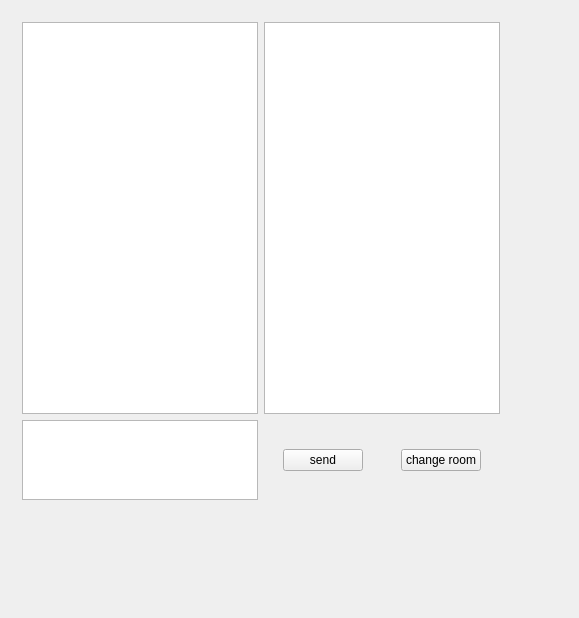
<?xml version="1.0" encoding="UTF-8"?>
<ui version="4.0">
 <class>MainWindow</class>
 <widget class="QMainWindow" name="MainWindow">
  <property name="geometry">
   <rect>
    <x>0</x>
    <y>0</y>
    <width>579</width>
    <height>618</height>
   </rect>
  </property>
  <property name="windowTitle">
   <string>Messenger</string>
  </property>
  <widget class="QWidget" name="centralWidget">
   <layout class="QGridLayout" name="gridLayout">
    <item row="0" column="0">
     <widget class="QStackedWidget" name="stack">
      <property name="enabled">
       <bool>true</bool>
      </property>
      <property name="sizePolicy">
       <sizepolicy hsizetype="Expanding" vsizetype="Expanding">
        <horstretch>0</horstretch>
        <verstretch>0</verstretch>
       </sizepolicy>
      </property>
      <property name="minimumSize">
       <size>
        <width>0</width>
        <height>0</height>
       </size>
      </property>
      <property name="maximumSize">
       <size>
        <width>16777215</width>
        <height>16777215</height>
       </size>
      </property>
      <property name="baseSize">
       <size>
        <width>0</width>
        <height>0</height>
       </size>
      </property>
      <property name="currentIndex">
       <number>3</number>
      </property>
      <widget class="QWidget" name="server">
       <property name="sizePolicy">
        <sizepolicy hsizetype="Preferred" vsizetype="Preferred">
         <horstretch>0</horstretch>
         <verstretch>0</verstretch>
        </sizepolicy>
       </property>
       <property name="minimumSize">
        <size>
         <width>300</width>
         <height>150</height>
        </size>
       </property>
       <property name="maximumSize">
        <size>
         <width>300</width>
         <height>150</height>
        </size>
       </property>
       <property name="baseSize">
        <size>
         <width>0</width>
         <height>0</height>
        </size>
       </property>
       <layout class="QGridLayout" name="gridLayout_2">
        <item row="1" column="0" alignment="Qt::AlignRight|Qt::AlignBottom">
         <widget class="QPlainTextEdit" name="ip">
          <property name="sizePolicy">
           <sizepolicy hsizetype="Expanding" vsizetype="Expanding">
            <horstretch>0</horstretch>
            <verstretch>0</verstretch>
           </sizepolicy>
          </property>
          <property name="maximumSize">
           <size>
            <width>200</width>
            <height>30</height>
           </size>
          </property>
         </widget>
        </item>
        <item row="1" column="1" alignment="Qt::AlignLeft|Qt::AlignBottom">
         <widget class="QPlainTextEdit" name="port">
          <property name="sizePolicy">
           <sizepolicy hsizetype="Expanding" vsizetype="Expanding">
            <horstretch>0</horstretch>
            <verstretch>0</verstretch>
           </sizepolicy>
          </property>
          <property name="maximumSize">
           <size>
            <width>60</width>
            <height>30</height>
           </size>
          </property>
          <property name="baseSize">
           <size>
            <width>50</width>
            <height>20</height>
           </size>
          </property>
          <property name="layoutDirection">
           <enum>Qt::LeftToRight</enum>
          </property>
         </widget>
        </item>
        <item row="2" column="1" alignment="Qt::AlignLeft|Qt::AlignTop">
         <widget class="QPushButton" name="connect">
          <property name="sizePolicy">
           <sizepolicy hsizetype="Expanding" vsizetype="Expanding">
            <horstretch>0</horstretch>
            <verstretch>0</verstretch>
           </sizepolicy>
          </property>
          <property name="maximumSize">
           <size>
            <width>70</width>
            <height>20</height>
           </size>
          </property>
          <property name="text">
           <string>connect</string>
          </property>
         </widget>
        </item>
       </layout>
      </widget>
      <widget class="QWidget" name="auth">
       <property name="sizePolicy">
        <sizepolicy hsizetype="Preferred" vsizetype="Preferred">
         <horstretch>0</horstretch>
         <verstretch>0</verstretch>
        </sizepolicy>
       </property>
       <property name="minimumSize">
        <size>
         <width>450</width>
         <height>150</height>
        </size>
       </property>
       <property name="maximumSize">
        <size>
         <width>550</width>
         <height>150</height>
        </size>
       </property>
       <layout class="QVBoxLayout" name="verticalLayout">
        <item alignment="Qt::AlignHCenter|Qt::AlignBottom">
         <widget class="QPlainTextEdit" name="login">
          <property name="maximumSize">
           <size>
            <width>250</width>
            <height>30</height>
           </size>
          </property>
         </widget>
        </item>
        <item alignment="Qt::AlignHCenter|Qt::AlignVCenter">
         <widget class="QPlainTextEdit" name="password">
          <property name="maximumSize">
           <size>
            <width>250</width>
            <height>30</height>
           </size>
          </property>
         </widget>
        </item>
        <item>
         <layout class="QHBoxLayout" name="horizontalLayout" stretch="0,0">
          <property name="spacing">
           <number>10</number>
          </property>
          <property name="sizeConstraint">
           <enum>QLayout::SetNoConstraint</enum>
          </property>
          <property name="leftMargin">
           <number>0</number>
          </property>
          <property name="rightMargin">
           <number>0</number>
          </property>
          <item alignment="Qt::AlignRight|Qt::AlignVCenter">
           <widget class="QPushButton" name="submit">
            <property name="sizePolicy">
             <sizepolicy hsizetype="Expanding" vsizetype="Expanding">
              <horstretch>0</horstretch>
              <verstretch>0</verstretch>
             </sizepolicy>
            </property>
            <property name="minimumSize">
             <size>
              <width>0</width>
              <height>0</height>
             </size>
            </property>
            <property name="maximumSize">
             <size>
              <width>100</width>
              <height>25</height>
             </size>
            </property>
            <property name="text">
             <string>log in</string>
            </property>
           </widget>
          </item>
          <item alignment="Qt::AlignLeft|Qt::AlignVCenter">
           <widget class="QPushButton" name="back_to_server">
            <property name="sizePolicy">
             <sizepolicy hsizetype="Expanding" vsizetype="Expanding">
              <horstretch>0</horstretch>
              <verstretch>0</verstretch>
             </sizepolicy>
            </property>
            <property name="minimumSize">
             <size>
              <width>0</width>
              <height>0</height>
             </size>
            </property>
            <property name="maximumSize">
             <size>
              <width>60</width>
              <height>25</height>
             </size>
            </property>
            <property name="text">
             <string>back</string>
            </property>
           </widget>
          </item>
         </layout>
        </item>
       </layout>
      </widget>
      <widget class="QWidget" name="room">
       <property name="sizePolicy">
        <sizepolicy hsizetype="Preferred" vsizetype="Preferred">
         <horstretch>0</horstretch>
         <verstretch>0</verstretch>
        </sizepolicy>
       </property>
       <property name="minimumSize">
        <size>
         <width>500</width>
         <height>400</height>
        </size>
       </property>
       <property name="maximumSize">
        <size>
         <width>500</width>
         <height>400</height>
        </size>
       </property>
       <layout class="QGridLayout" name="gridLayout_3">
        <item row="0" column="0" colspan="2">
         <widget class="QListWidget" name="rooms">
          <property name="minimumSize">
           <size>
            <width>0</width>
            <height>0</height>
           </size>
          </property>
          <property name="maximumSize">
           <size>
            <width>500</width>
            <height>300</height>
           </size>
          </property>
         </widget>
        </item>
        <item row="1" column="0">
         <widget class="QPlainTextEdit" name="roomname">
          <property name="maximumSize">
           <size>
            <width>300</width>
            <height>30</height>
           </size>
          </property>
         </widget>
        </item>
        <item row="1" column="1">
         <layout class="QHBoxLayout" name="horizontalLayout_2">
          <property name="spacing">
           <number>10</number>
          </property>
          <item alignment="Qt::AlignRight|Qt::AlignTop">
           <widget class="QPushButton" name="submit_2">
            <property name="sizePolicy">
             <sizepolicy hsizetype="Expanding" vsizetype="Expanding">
              <horstretch>0</horstretch>
              <verstretch>0</verstretch>
             </sizepolicy>
            </property>
            <property name="maximumSize">
             <size>
              <width>50</width>
              <height>25</height>
             </size>
            </property>
            <property name="text">
             <string>OK</string>
            </property>
           </widget>
          </item>
          <item alignment="Qt::AlignLeft|Qt::AlignTop">
           <widget class="QPushButton" name="change_user">
            <property name="sizePolicy">
             <sizepolicy hsizetype="Expanding" vsizetype="Expanding">
              <horstretch>0</horstretch>
              <verstretch>0</verstretch>
             </sizepolicy>
            </property>
            <property name="maximumSize">
             <size>
              <width>75</width>
              <height>25</height>
             </size>
            </property>
            <property name="text">
             <string>change user</string>
            </property>
           </widget>
          </item>
         </layout>
        </item>
       </layout>
      </widget>
      <widget class="QWidget" name="chat">
       <property name="sizePolicy">
        <sizepolicy hsizetype="Preferred" vsizetype="Preferred">
         <horstretch>0</horstretch>
         <verstretch>0</verstretch>
        </sizepolicy>
       </property>
       <property name="minimumSize">
        <size>
         <width>500</width>
         <height>200</height>
        </size>
       </property>
       <property name="maximumSize">
        <size>
         <width>500</width>
         <height>500</height>
        </size>
       </property>
       <layout class="QGridLayout" name="gridLayout_4">
        <item row="2" column="1">
         <layout class="QHBoxLayout" name="horizontalLayout_3">
          <property name="spacing">
           <number>0</number>
          </property>
          <property name="sizeConstraint">
           <enum>QLayout::SetDefaultConstraint</enum>
          </property>
          <property name="topMargin">
           <number>0</number>
          </property>
          <property name="bottomMargin">
           <number>0</number>
          </property>
          <item alignment="Qt::AlignHCenter|Qt::AlignVCenter">
           <widget class="QPushButton" name="send">
            <property name="sizePolicy">
             <sizepolicy hsizetype="Expanding" vsizetype="Expanding">
              <horstretch>0</horstretch>
              <verstretch>0</verstretch>
             </sizepolicy>
            </property>
            <property name="maximumSize">
             <size>
              <width>80</width>
              <height>50</height>
             </size>
            </property>
            <property name="text">
             <string>send</string>
            </property>
           </widget>
          </item>
          <item alignment="Qt::AlignHCenter|Qt::AlignVCenter">
           <widget class="QPushButton" name="change_room">
            <property name="sizePolicy">
             <sizepolicy hsizetype="Expanding" vsizetype="Expanding">
              <horstretch>0</horstretch>
              <verstretch>0</verstretch>
             </sizepolicy>
            </property>
            <property name="maximumSize">
             <size>
              <width>100</width>
              <height>50</height>
             </size>
            </property>
            <property name="text">
             <string>change room</string>
            </property>
           </widget>
          </item>
         </layout>
        </item>
        <item row="2" column="0">
         <widget class="QPlainTextEdit" name="entry">
          <property name="maximumSize">
           <size>
            <width>250</width>
            <height>80</height>
           </size>
          </property>
         </widget>
        </item>
        <item row="1" column="0" colspan="2">
         <layout class="QHBoxLayout" name="horizontalLayout_4">
          <item>
           <widget class="QListWidget" name="history">
            <property name="maximumSize">
             <size>
              <width>250</width>
              <height>400</height>
             </size>
            </property>
           </widget>
          </item>
          <item alignment="Qt::AlignLeft">
           <widget class="QListWidget" name="users">
            <property name="maximumSize">
             <size>
              <width>250</width>
              <height>400</height>
             </size>
            </property>
           </widget>
          </item>
         </layout>
        </item>
       </layout>
      </widget>
     </widget>
    </item>
   </layout>
  </widget>
 </widget>
 <layoutdefault spacing="6" margin="11"/>
 <resources/>
 <connections/>
</ui>
